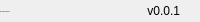
              <widget class="QFrame" name="bottomBar">
               <property name="minimumSize">
                <size>
                 <width>0</width>
                 <height>22</height>
                </size>
               </property>
               <property name="maximumSize">
                <size>
                 <width>16777215</width>
                 <height>22</height>
                </size>
               </property>
               <property name="frameShape">
                <enum>QFrame::NoFrame</enum>
               </property>
               <property name="frameShadow">
                <enum>QFrame::Raised</enum>
               </property>
               <layout class="QHBoxLayout" name="horizontalLayout_5">
                <property name="spacing">
                 <number>0</number>
                </property>
                <property name="leftMargin">
                 <number>0</number>
                </property>
                <property name="topMargin">
                 <number>0</number>
                </property>
                <property name="rightMargin">
                 <number>0</number>
                </property>
                <property name="bottomMargin">
                 <number>0</number>
                </property>
                <item>
                 <widget class="QLabel" name="creditsLabel">
                  <property name="maximumSize">
                   <size>
                    <width>16777215</width>
                    <height>16</height>
                   </size>
                  </property>
                  <property name="font">
                   <font>
                    <family>NanumGothic</family>
                    <pointsize>-1</pointsize>
                    <weight>50</weight>
                    <italic>false</italic>
                    <bold>false</bold>
                   </font>
                  </property>
                  <property name="text">
                   <string>By: ParkSeongHyeon</string>
                  </property>
                  <property name="alignment">
                   <set>Qt::AlignLeading|Qt::AlignLeft|Qt::AlignVCenter</set>
                  </property>
                 </widget>
                </item>
                <item>
                 <widget class="QLabel" name="version">
                  <property name="text">
                   <string>v0.0.1</string>
                  </property>
                  <property name="alignment">
                   <set>Qt::AlignRight|Qt::AlignTrailing|Qt::AlignVCenter</set>
                  </property>
                 </widget>
                </item>
                <item>
                 <widget class="QFrame" name="frame_size_grip">
                  <property name="minimumSize">
                   <size>
                    <width>20</width>
                    <height>0</height>
                   </size>
                  </property>
                  <property name="maximumSize">
                   <size>
                    <width>20</width>
                    <height>16777215</height>
                   </size>
                  </property>
                  <property name="frameShape">
                   <enum>QFrame::NoFrame</enum>
                  </property>
                  <property name="frameShadow">
                   <enum>QFrame::Raised</enum>
                  </property>
                 </widget>
                </item>
               </layout>
              </widget>
